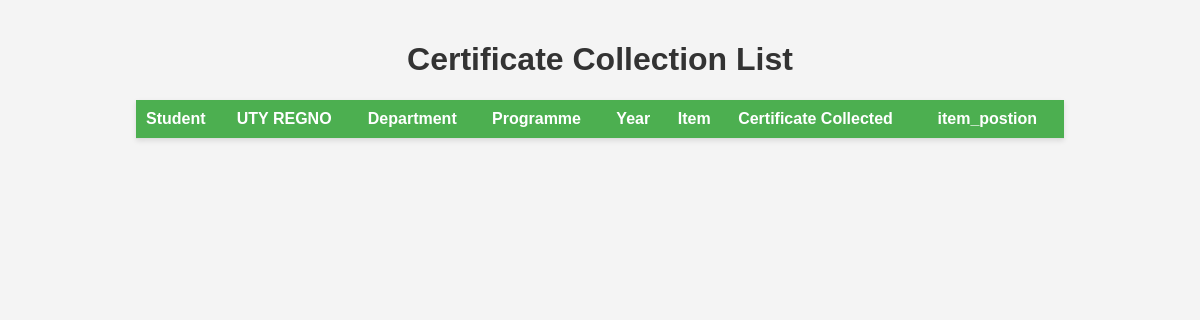
The app's page /certificate_list/, older data.
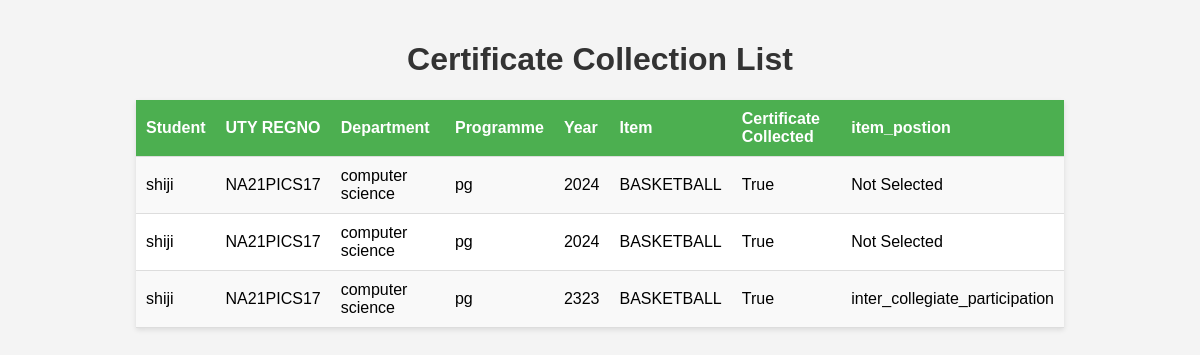
The same page, newer data.
### SDMSapp/models.py (models this page shows, shortened)
class Certificate(models.Model):
    student = models.ForeignKey(Student, on_delete=models.CASCADE, null=True)
    item = models.ForeignKey(Item, on_delete=models.CASCADE, null=True)
    certificate_collected = models.BooleanField(default=False)
    year = models.IntegerField()
    programme_id = models.ForeignKey(Programme, on_delete=models.CASCADE, null=True)
    department = models.ForeignKey(Department, on_delete=models.CASCADE, null=True)
    item_postion_types = [
        ('all_india_inter_university_1st', 'All India Inter University 1st'),
        ('all_india_inter_university_2nd', 'All India Inter University 2nd'),
        ('all_india_inter_university_3rd', 'All India Inter University 3rd'),
        ('all_india_inter_university_participation', 'All India Inter University participation'),
        ('south_zone_university_1st', 'South Zone University 1st'),
        ('south_zone_university_2nd', 'South Zone University 2nd'),
        ('south_zone_university_3rd', 'South Zone University 3rd'),
        ('south_zone_university_participation', 'South Zone University participation'),
        ('inter_collegiate_1st', 'Inter Collegiate 1st'),
        ('inter_collegiate_2nd', 'Inter Collegiate 2nd'),
        ('inter_collegiate_3rd', 'Inter Collegiate 3rd'),
        ('inter_collegiate_participation', 'Inter Collegiate participation'),
    ]
    item_postion = models.CharField(max_length=40, choices=item_postion_types, default='Not Selected')

class Student(models.Model):
    name = models.CharField(max_length=50)
    year_of_admission = models.IntegerField()
    admission_no = models.IntegerField()
    programme_id = models.ForeignKey(Programme, on_delete=models.CASCADE, null=True)
    uty_reg_no = models.CharField(max_length=50, unique = True)
    place = models.CharField(max_length=50)
    department = models.ForeignKey(Department, on_delete=models.CASCADE, null=True)
    phone_number = models.CharField(
        max_length=10,
        validators=[RegexValidator(regex='^\d{10}$', message='Phone number must be 10 to 15 digits')],
        default = 0
    )
    aadhar_number = models.CharField(
        max_length=16,
        validators=[RegexValidator(regex='^\d{16}$', message='Aadhaar number must be exactly 16 digits')],
        default = 0
    )
    dob = models.DateField(null =True)
    city = models.CharField(max_length=50)
    district = models.CharField(max_length=50)
    DISTRICT = [
    ('ALAPPUZHA', 'Alappuzha'),
    ('ERNAKULAM', 'Ernakulam'),
    ('IDUKKI', 'Idukki'),
    ('KANNUR', 'Kannur'),
    ('KASARAGOD', 'Kasaragod'),
    ('KOLLAM', 'Kollam'),
    ('KOTTAYAM', 'Kottayam'),
    ('KOZHIKODE', 'Kozhikode'),
    ('MALAPPURAM', 'Malappuram'),
    ('PALAKKAD', 'Palakkad'),
    ('PATHANAMTHITTA', 'Pathanamthitta'),
    ('THIRUVANANTHAPURAM', 'Thiruvananthapuram'),
    ('THRISSUR', 'Thrissur'),
    ('WAYANAD', 'Wayanad'),
]
    district = models.CharField(max_length=50,  choices=DISTRICT, default='Active')
    pincode = models.CharField(max_length=50)

class Department(models.Model):
    dept_name = models.CharField(max_length=50)

class Programme(models.Model):
    name = models.CharField(max_length=50)

class Item(models.Model):
    item_name = models.CharField(max_length=50)
    ITEM_TYPE = [
         ('SPORTS', 'SPORTS'),
         ('ATHLETICS', 'ATHLETICS'),
    ]
    item_type = models.CharField(max_length=50,  choices=ITEM_TYPE, default='Active')
    no_of_players = models.IntegerField()

### SDMSapp/views.py (the view)
# urls.py: path('certificate_list/', certificate_list, name='certificate_list'),
def certificate_list(request):
    certificates = Certificate.objects.all()
    return render(request, 'SDMSapp/certificate_list.html', {'certificates': certificates})

### SDMSapp/templates/SDMSapp/certificate_list.html (shortened to what this page needs)
<!DOCTYPE html>
<html>
<head>
</head>
<body>
    <h1>Certificate Collection List</h1>
    <table>
        <tr>
            <th>Student</th>
            <th>UTY REGNO</th>
            <th>Department</th>
            <th>Programme</th>
            <th>Year</th>
            <th>Item</th>
            <th>Certificate Collected</th>
            <th>item_postion</th>
        </tr>
        {% for certificate in certificates %}
        <tr>
            <td>{{ certificate.student.name }}</td>
            <td>{{ certificate.student.uty_reg_no }}</td>
            <td>{{ certificate.student.department.dept_name }}</td>
            <td>{{ certificate.student.programme_id.name }}</td>
            <td>{{ certificate.year }}</td>
            <td>{{ certificate.item.item_name }}</td>
            <td>{{ certificate.certificate_collected }}</td>
            <td>{{ certificate.item_postion }}</td>
        </tr>
        {% endfor %}
    </table>
</body>
</html>

### SDMSapp/templates/SDMSapp/certificate_list.html (style rules this page uses)
body { font-family: Arial, sans-serif; background-color: #f4f4f4; margin: 0; padding: 20px; }
h1 { color: #333; text-align: center; }
table { width: 80%; margin: 20px auto; border-collapse: collapse; background-color: #fff; box-shadow: 0 2px 5px rgba(0, 0, 0, 0.1); }
th, td { padding: 10px; text-align: left; border-bottom: 1px solid #ddd; }
th { background-color: #f2f2f2; }
th { background-color: #4CAF50; color: white; }
tr:nth-child(even) { background-color: #f9f9f9; }
tr:nth-child(odd) { background-color: #fff; }

Row changes from the older to the newer data that the page shows:
added Certificate: student.name "shiji", student.uty_reg_no "NA21PICS17", student.department.dept_name "computer science", student.programme_id.name "pg", year "2024", item.item_name "BASKETBALL", certificate_collected "True", item_postion "Not Selected"
added Certificate: student.name "shiji", student.uty_reg_no "NA21PICS17", student.department.dept_name "computer science", student.programme_id.name "pg", year "2024", item.item_name "BASKETBALL", certificate_collected "True", item_postion "Not Selected"
added Certificate: student.name "shiji", student.uty_reg_no "NA21PICS17", student.department.dept_name "computer science", student.programme_id.name "pg", year "2323", item.item_name "BASKETBALL", certificate_collected "True", item_postion "inter_collegiate_participation"
